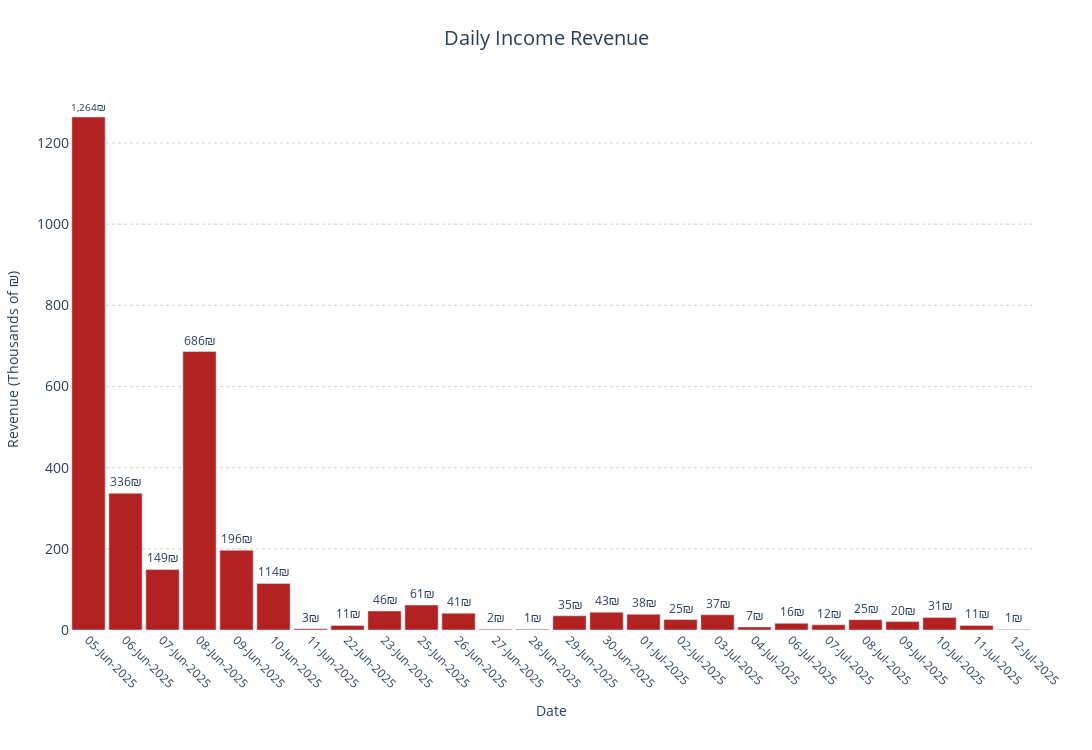

Write notebook code for a chart like this one.
### Code cell
def plot_daily_revenue_readable(df, font_size=12, y_shift=10):
    df = df.copy()

    # Ensure sale_date is datetime if needed
    if not pd.api.types.is_datetime64_any_dtype(df['sale_date']):
        df['sale_date'] = pd.to_datetime(df['sale_date'], errors='coerce')

    # Clean price column
    df = df[pd.to_numeric(df['price'], errors='coerce').notnull()]
    df['price'] = df['price'].astype(float)

    # ✅ Filter out zero-price rows
    df = df[df['price'] > 0]

    # Group by date only
    df['sale_date_only'] = df['sale_date'].dt.date

    daily = (
        df.groupby('sale_date_only')['price']
        .sum()
        .reset_index(name='Total_revenue')
        .sort_values('sale_date_only')
    )

    # Filter from June 5, 2025
    daily = daily[pd.to_datetime(daily['sale_date_only']) >= pd.to_datetime('2025-06-05')]

    # Divide by 1000
    daily['Total_revenue_thousands'] = daily['Total_revenue'] / 1000

    # Extra safeguard
    daily = daily[daily['Total_revenue_thousands'] >= 1].copy()

    # Format labels
    daily['period_label'] = pd.to_datetime(daily['sale_date_only']).dt.strftime('%d-%b-%Y')
    text_annotations = [f"{int(val):,}₪" for val in daily['Total_revenue_thousands']]

    # Plot
    fig = go.Figure()
    fig.add_trace(go.Bar(
        x=daily['period_label'],
        y=daily['Total_revenue_thousands'],
        name='Daily Revenue',
        marker_color='firebrick',
        text=text_annotations,
        textposition='outside',
        textfont=dict(size=font_size)
    ))

    # Layout
    fig.update_layout(
        title=dict(text='Daily Income Revenue', font=dict(size=20), x=0.5),
        xaxis=dict(
            title='Date',
            tickangle=45,
            tickfont=dict(size=12)
        ),

        yaxis=dict(
            title='Revenue (Thousands of ₪)',
            tickfont=dict(size=14),
            gridcolor='lightgrey',
            griddash='dot'
        ),
        bargap=0.1,
        height=750,
        width=1400,
        margin=dict(l=60, r=60, t=90, b=120),
        plot_bgcolor='white',
        paper_bgcolor='white',
        showlegend=False
    )

    fig.show()


# Example call
plot_daily_revenue_readable(perc, font_size=12, y_shift=10)

### Figure 1 — Plotly figure (JSON) as saved in the notebook; plotly's stock layout.template omitted (floating-point values rounded to 4 significant figures)
{"data": [{"marker": {"color": "firebrick"}, "name": "Daily Revenue", "text": ["1,264₪", "336₪", "149₪", "686₪", "196₪", "114₪", "3₪", "11₪", "46₪", "61₪", "41₪", "2₪", "1₪", "35₪", "43₪", "38₪", "25₪", "37₪", "7₪", "16₪", "12₪", "25₪", "20₪", "31₪", "11₪", "1₪"], "textfont": {"size": 12}, "textposition": "outside", "type": "bar", "x": ["05-Jun-2025", "06-Jun-2025", "07-Jun-2025", "08-Jun-2025", "09-Jun-2025", "10-Jun-2025", "11-Jun-2025", "22-Jun-2025", "23-Jun-2025", "25-Jun-2025", "26-Jun-2025", "27-Jun-2025", "28-Jun-2025", "29-Jun-2025", "30-Jun-2025", "01-Jul-2025", "02-Jul-2025", "03-Jul-2025", "04-Jul-2025", "06-Jul-2025", "07-Jul-2025", "08-Jul-2025", "09-Jul-2025", "10-Jul-2025", "11-Jul-2025", "12-Jul-2025"], "y": [1264.0, 337.0, 149.1, 686.3, 196.6, 114.8, 3.36, 11.13, 46.7, 61.48, 41.37, 2.13, 1.89, 35.03, 43.96, 38.67, 25.85, 37.62, 7.5, 16.48, 12.79, 25.53, 20.88, 31.1, 11.38, 1.28]}], "layout": {"bargap": 0.1, "height": 750, "margin": {"b": 120, "l": 60, "r": 60, "t": 90}, "paper_bgcolor": "white", "plot_bgcolor": "white", "showlegend": false, "title": {"font": {"size": 20}, "text": "Daily Income Revenue", "x": 0.5}, "width": 1400, "xaxis": {"tickangle": 45, "tickfont": {"size": 12}, "title": {"text": "Date"}}, "yaxis": {"gridcolor": "lightgrey", "griddash": "dot", "tickfont": {"size": 14}, "title": {"text": "Revenue (Thousands of ₪)"}}}}
